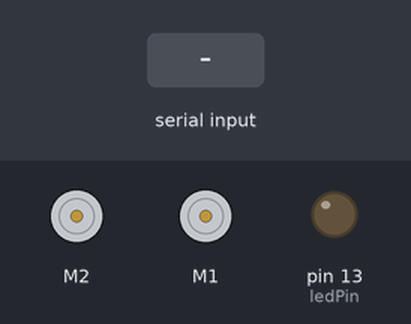
Recording of a sketch running on a simulated Arduino Uno, built with avr-gcc and run on an emulated ATmega328P. On the bench: 2 × DC motor (green arrow = forward, orange = backward, longer = faster), output pins drawn as LEDs (lit = HIGH). The test bench sets the inputs (shaded band).

Above: at 1.2 s.
1.3 s: "f" received over the second serial link
At 2.2 s:
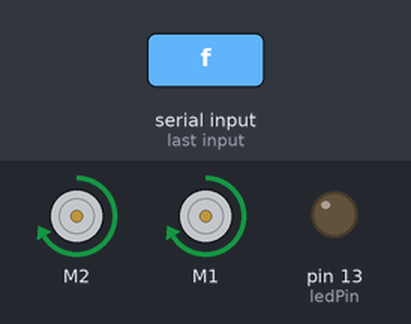
2.8 s: "b" received over the second serial link
At 3.4 s:
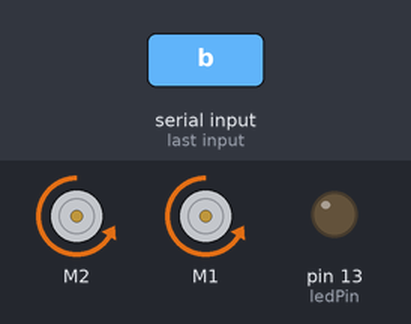
4.3 s: "l" received over the second serial link
At 5.5 s:
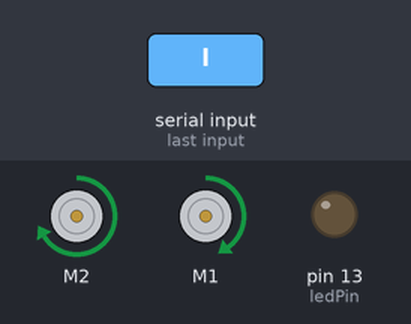
5.8 s: "r" received over the second serial link
At 6.8 s:
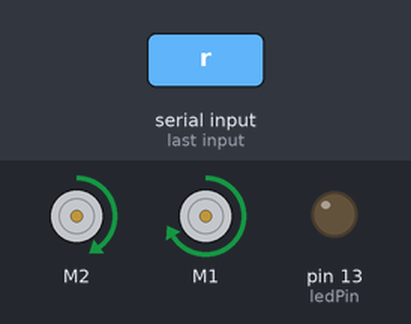
7.3 s: "1" received over the second serial link
At 8.4 s:
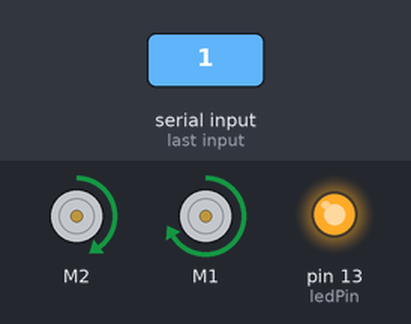
8.8 s: "s" received over the second serial link
At 9.1 s:
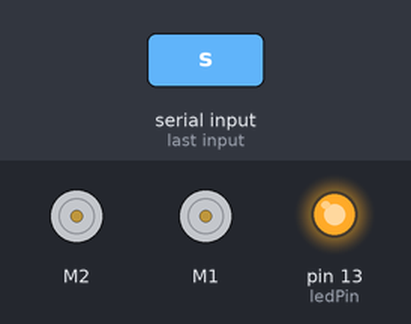
Timing chart, 0 to 11.3 s (numbered marks = the images above; inputs shaded):
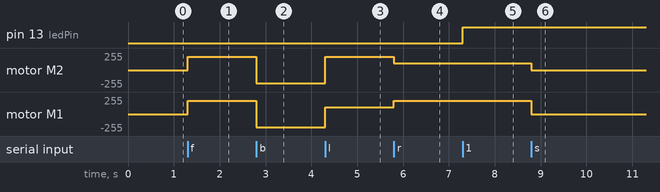

The sketch:

BB_8_Code.ino
```cpp
#include <SoftwareSerial.h>//Biblioteca utilizada para módulo Bluetooth
#include <AFMotor.h>//Biblioteca utilizada para os motores

SoftwareSerial bluetooth(1, 0); //Define as portas RX e TX do módulo Bluetooth

AF_DCMotor motor1(2); //Define que entrada 2 é o motor1
AF_DCMotor motor2(1); //Define que entrada 1 é o motor2

char command;//variável comando

int ledPin = 13; //Define que o pin 13 é igual a ledPin

void setup()
{
  pinMode(ledPin, OUTPUT);//Define que ledPin é OUTPUT

  digitalWrite(ledPin, LOW); //Define o LedPin para Low

  Serial.begin(9600);//Define a veloidade de transferência de dados entre o Arduino e o computador

   bluetooth.begin(9600);//Define a velocidade de transferência de dados entre o Arduino e o módulo Bluetooth
}

void loop()
{
  while(bluetooth.available() > 0)//enquanto o Bluetooth estiver disponível
  {

    command = bluetooth.read(); //vai ler o comando enviado por Bluetooth


  if(command == 'f')//se o comando for "f"
{
  motor1.setSpeed(200); //Define a velocidade máxima (255)
  motor1.run(FORWARD); //Roda nos sentidos dos ponteiros do relógio
  motor2.setSpeed(200); //Define a velocidade máxima
  motor2.run(FORWARD); //Roda nos sentidos dos ponteiros do relógio
}

else if (command == 'b')//se o comando for "b"
{
  motor1.setSpeed(200); //Define a velocidade máxima
  motor1.run(BACKWARD); //Roda no sentido contrário ao ponteiro do relógio
  motor2.setSpeed(200); //Define a velocidade máxima
  motor2.run(BACKWARD); //Roda no sentido contrário ao ponteiro do relógio
}

else if(command == 'l')//se o comando for "l"
{
  motor1.setSpeed(200); //Define a velocidade máxima
  motor1.run(FORWARD); //Roda nos sentidos dos ponteiros do relógio
  motor2.setSpeed(100);//Define a velocidade máxima
  motor2.run(FORWARD); //Desliga o motor2
}

else if (command == 'r')//se o comando for "r"
{
  motor1.setSpeed(100);//Define a velocidade máxima
  motor1.run(FORWARD); //Desliga o motor1
  motor2.setSpeed(200); //Define a velocidade máxima
  motor2.run(FORWARD); //Roda nos sentidos dos ponteiros do relógio
}

    else if (command == '1')//se o comando for "1"
    {

      digitalWrite(ledPin, HIGH); //Define o ledPin como HIGH
      bluetooth.println("LED ligado"); //Manda a mensagem para a aplicação

    }
    else if (command == '0') //se o comando for "0"
    {

      digitalWrite(ledPin, LOW);//Define o ledPin como Low


    }

    else if (command == 's')//se o comando for "s"
    {

        Stop();//chama a função Stop

    }

}

}

void Stop()
{
  motor1.setSpeed(0);//Define a velocidade máxima
  motor2.run(RELEASE); //Desliga o motor1
  motor2.setSpeed(0);//Define a velocidade máxima
  motor2.run(RELEASE); //Desliga o motor2
}
```

Measured:
- after the input at 1.3 s, motor M2, motor M1: stopped → forward 200/255 at once
- after the input at 2.8 s, motor M2, motor M1: forward 200/255 → backward 200/255 at once
- after the input at 4.3 s, motor M2: backward 200/255 → forward 200/255 at once; motor M1: backward 200/255 → forward 100/255 at once
- after the input at 5.8 s, motor M2: forward 200/255 → forward 100/255 at once; motor M1: forward 100/255 → forward 200/255 at once
- after the input at 7.3 s, pin 13 (ledPin): LOW → HIGH at once
- after the input at 8.8 s, motor M2: forward 100/255 → stopped at once; motor M1: forward 200/255 → stopped at once
